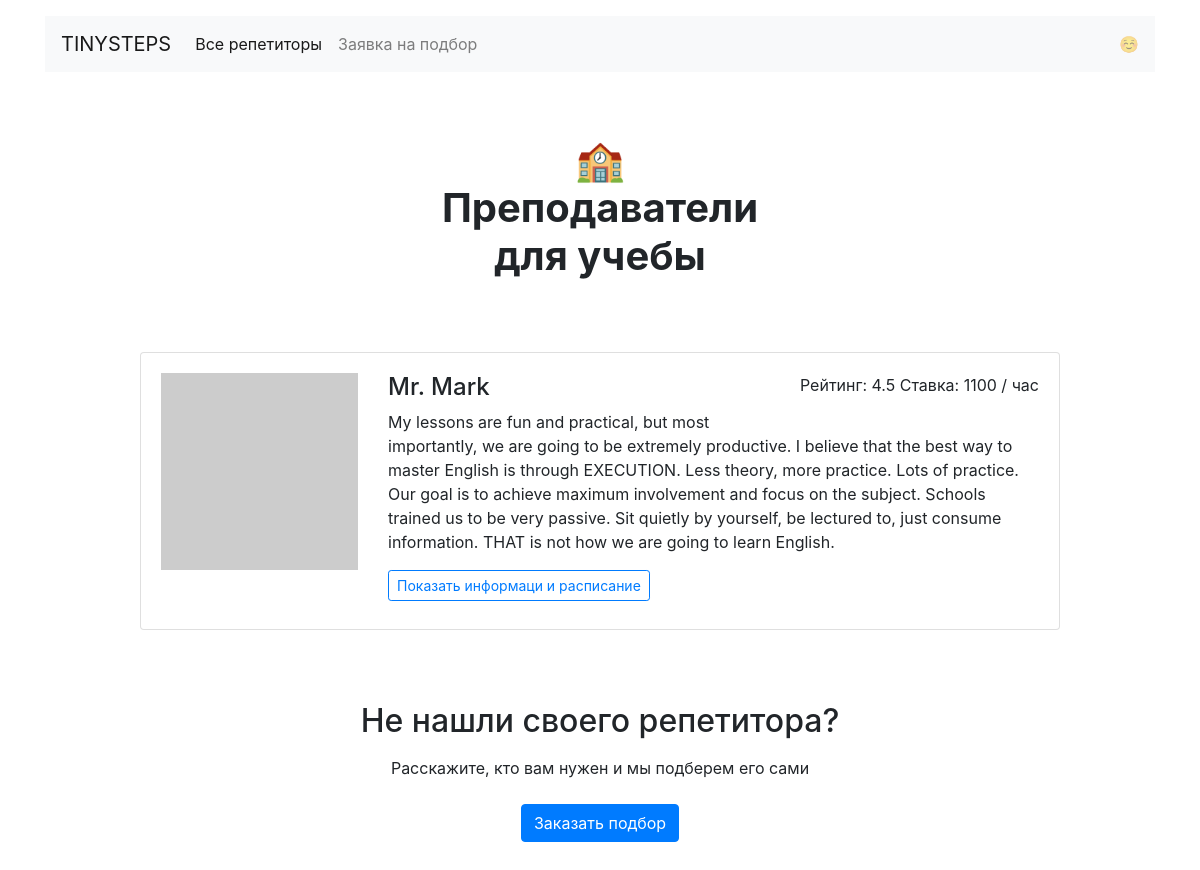
Page /goals/study/ on the committed database.
### app.py (models this page shows)
class Teacher(db.Model):
    __tablename__ = 'teachers'
    id = db.Column(db.Integer, primary_key=True)
    data_id = db.Column(db.Integer, nullable=False)
    name = db.Column(db.String, nullable=False)
    about = db.Column(db.String, nullable=False)
    rating = db.Column(db.Float, nullable=False)
    picture = db.Column(db.String, nullable=False)
    price = db.Column(db.Integer, nullable=False)
    goals = db.Column(db.String, nullable=False)
    free = db.Column(db.JSON, nullable=False)
    booking = db.relationship("Booking")

### app.py (the view)
@app.route('/goals/<goal>/')
def all_goals(goal):
    content = db.session.query(Teacher).all()
    goal_req = None
    for i in content:
        if goal in i.goals.split(','):
            goal_req = goal
            break
    if goal_req is None:
        return '<h2>Задайте правильную категорию</h2>'
    teachers_edited = []
    rating = []
    rating_edit = []
    for i in content:
        goals = i.goals.split(',')
        if goal in goals:
            teachers_edited.append(i)
    for i in teachers_edited:
        rating.append(i.rating)
    for i in rating:
        if i not in rating_edit:
            rating_edit.append(i)
    rating = sorted(rating_edit, reverse=True)
    teachers = []
    for i in rating:
        for j in teachers_edited:
            if i == j.rating:
                teachers.append(j)
    goals = json_to_py_goals()
    output = render_template(
        'goal.html',
        goals=goals,
        goal=goal_req,
        teachers=teachers
    )
    return output

### app.py (called while the page is built)
def json_to_py_goals():
    with open('data_goals.json', 'r', encoding='utf-8') as f:
        content = json.load(f)
        return content

### templates/goal.html
{% extends "base.html" %}
{% block wrapper %}
<main class="container mt-3">
  <h1 class="h1 text-center w-50 mx-auto mt-1 py-5 mb-4">
    <strong>
      {% if goal == 'relocate' %} 🚜
      {% elif goal == 'work' %} 🏢
      {% elif goal == 'study' %} 🏫
      {% elif goal == 'for_programming' %} 🖥️
      {% else %} ⛱
      {% endif %}
      <br />Преподаватели <br />
      {{ goals[goal]|lower }}
    </strong>
  </h1>
  <div class="row">
    <div class="col-12 col-lg-10 offset-lg-1 m-auto">
      {% for i in teachers %}
      {% if goal in i['goals'] %}
      <div class="card mb-4">
        <div class="card-body">
          <div class="row">
            <div class="col-3">
              <img src="{{ i.picture }}" class="img-fluid" alt="" />
            </div>
            <div class="col-9">
              <p class="float-right">
                Рейтинг: {{ i.rating }} Ставка: {{ i.price }} / час
              </p>
              <h2 class="h4">{{ i.name }}</h2>
              <p>{{ i.about }}</p>
              <a
                href="/profiles/{{ i.id }}/"
                class="btn btn-outline-primary btn-sm mr-3 mb-2"
              >
                Показать информаци и расписание
              </a>
            </div>
          </div>
        </div>
      </div>
      {% endif %}
      {% endfor %}
    </div>
  </div>
  {% include 'paste.html' %}
</main>
{% endblock %}

### rows in the picture
Teacher: rating "4.5", price "1100", name "Mr. Mark", about "My lessons are fun and practical, but most importantly, we are going to be extremely productive. I believe that the best way to master English is through EXECUTION. Less theory, more practice. Lots of practice. Our goal is to achieve maximum involvement and focus on the subject. Schools trained us to be very passive. Sit quietly by yourself, be lectured to, just consume information. THAT is not how we are going to learn English."

### other values in the picture
{{ goals[goal]|lower }} "для учебы"
